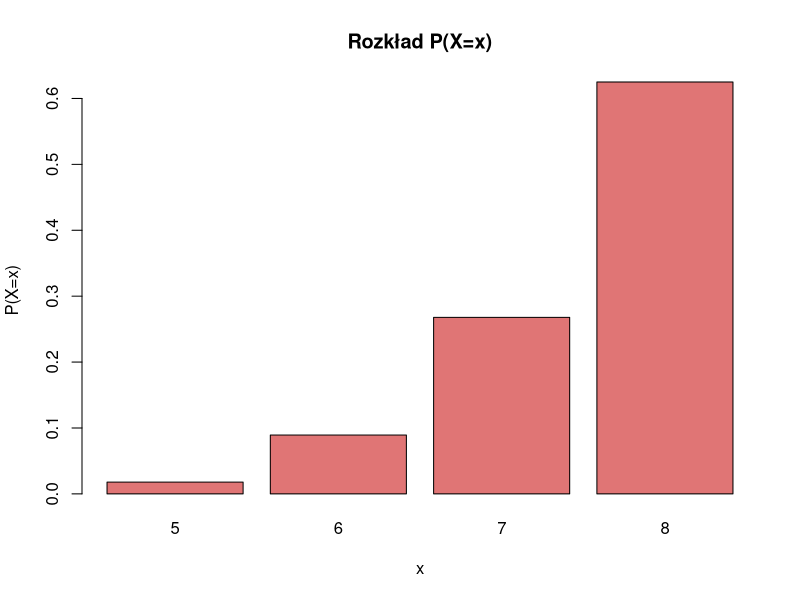
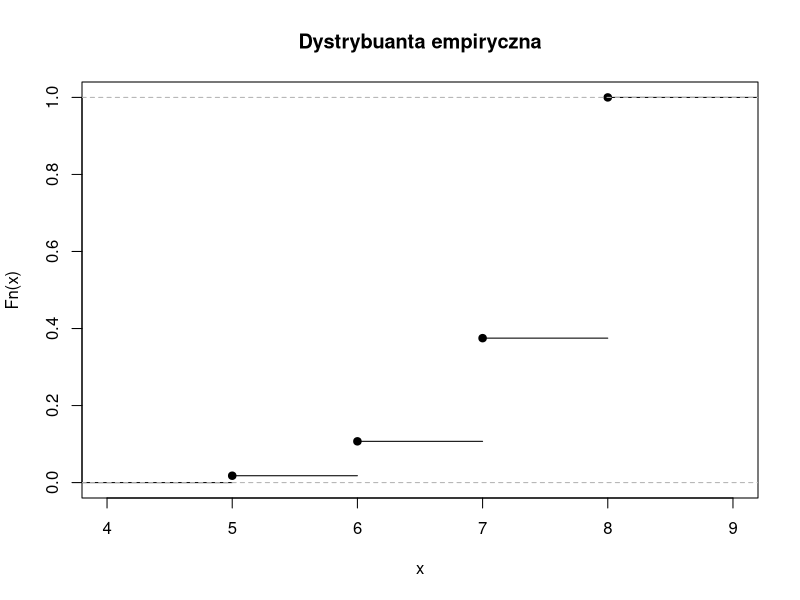
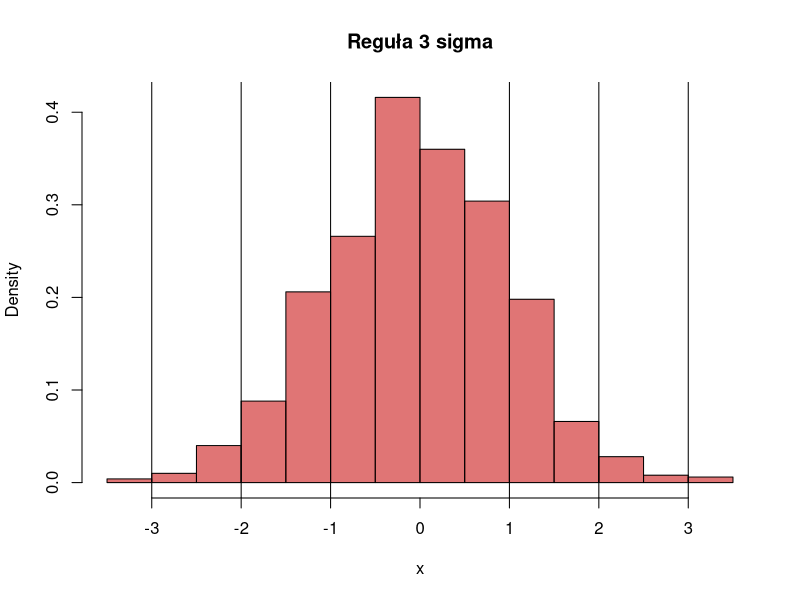
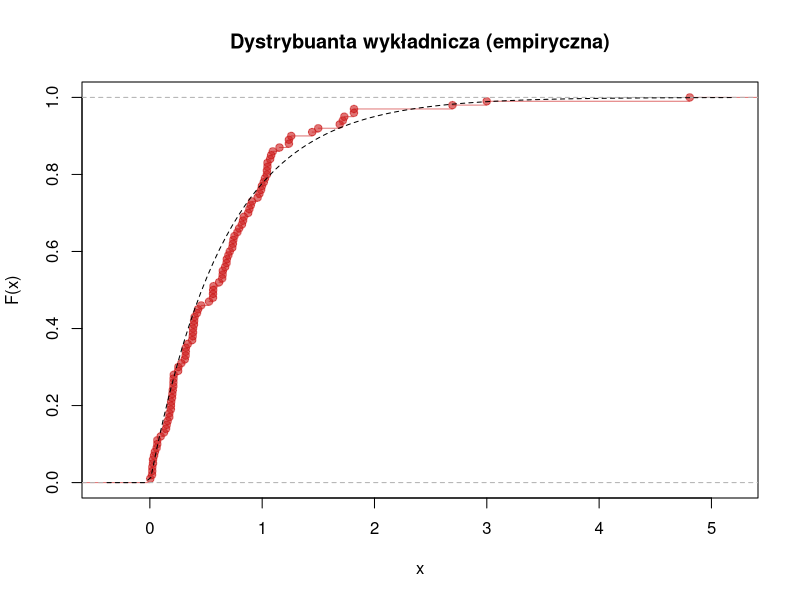

Write the R code that produced these figures, in order.
#zad 1
komb <- combn(1:8, 5)

X <- apply(komb, 2, max)

tab <- table(X) #zlicza ile razy występuje każda wartość
tab

px <- tab / sum(tab) #częstość/wszystkie

px

barplot(px, main="Rozkład P(X=x)", xlab="x", ylab="P(X=x)", col=rgb(0.8,0.1,0.1,0.6))

Fx_emp <- ecdf(X)
plot(Fx_emp, main="Dystrybuanta empiryczna")

#zad 2
# dnorm(x, mean = 0, sd = 1, log = FALSE)
# pnorm(q, mean = 0, sd = 1, lower.tail = TRUE, log.p = FALSE)
# qnorm(p, mean = 0, sd = 1, lower.tail = TRUE, log.p = FALSE)
dnorm(3, mean=2, sd=5) #wartość funkcji gęstości prawdopodobieństwa
pnorm(7, mean=2, sd=5) #dystrybuanta, P(X ≤ 7)
qnorm(0.8, mean=2, sd=5) # kwantyl 4/5 = 80%, wartość x taka, że P(X ≤ x) = 0.8

# Taka sama konwencja - d dla gęstości, p dla dystrybuanty, i q dla kwantyli

dt(3, df=5)
pt(7, df=5)
qt(0.8, df=5)

#zad3
# Rozkład 0, 1 więc nie musimy podawać parametrów
# 1. Dystrybuanta
pnorm(1.5)

# 2. Różnica dystrybuant
pnorm(2.5) - pnorm(-2.5)

# N(2,1) 
pnorm(1.5, mean=2, sd=1)

pnorm(2.5, 2, 1) - pnorm(-2.5, 2, 1)

#zad4
# punif(0.5, min = 0, max = 1) rozkład jednostajny
punif(1, -3, 3)
punif(0.5, -3, 3) - punif(-0.5, -3, 3)
1 - punif(-1, -3, 3)


# pexp(x_dexp, rate = 5)   Rozkład wykładniczy
pexp(1, 1.5)
pexp(1.5, 1.5) - pexp(0.5, 1.5)
1 - pexp(4, 1.5)

#zad5
set.seed(42)
x <- rnorm(1000) # losujemy 100 wartości w celu symulacji

mean(abs(x) < 1) # mniej niż 68
mean(abs(x) < 2) #
mean(abs(x) < 3)

hist(x, probability=TRUE,
     main="Reguła 3 sigma",
     xlab="x",
     col=rgb(0.8,0.1,0.1,0.6))

abline(v=c(-1,1))
abline(v=c(-2,2))
abline(v=c(-3,3))

# Rozkład teoretyczny
pnorm(1) - pnorm(-1)
pnorm(2) - pnorm(-2)
pnorm(3) - pnorm(-3)


#zad6
set.seed(123)
x_exp <- rexp(100, rate=1.5) # Wybrano rozkłąd wykładniczy

plot(ecdf(x_exp), main="Dystrybuanta wykładnicza (empiryczna)",
     xlab="x", ylab="F(x)", col=rgb(0.8,0.1,0.1,0.6))

curve(pexp(x, rate=1.5), add=TRUE, lty=2) 
